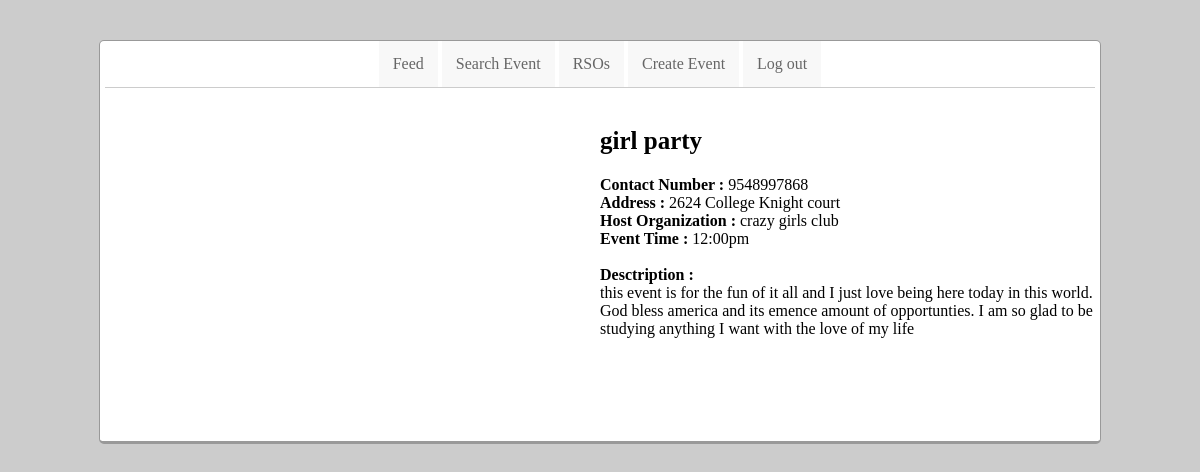
Page /eventResult.php?myHiddenValue=girl party on the committed database.
### tables this page shows
CREATE TABLE `event` (
  `event_id` int(10) UNSIGNED NOT NULL,
  `name` varchar(30) NOT NULL,
  `type` varchar(30) NOT NULL,
  `event_time` varchar(20) NOT NULL,
  `event_date` date NOT NULL,
  `eventLocation` varchar(255) NOT NULL,
  `lat` float NOT NULL,
  `lon` float NOT NULL,
  `university_id` varchar(3) NOT NULL,
  `scope` varchar(30) NOT NULL,
  `eventDesc` varchar(250) NOT NULL,
  `pNum` varchar(25) NOT NULL,
  `rsoAff` varchar(50) NOT NULL
);

### eventResult.php (the view, shortened to what this page needs)
<?php
include("connect.php");
$eventName = htmlspecialchars($_GET["myHiddenValue"]);
$sql = "SELECT * from event WHERE name = '$eventName'";
$result = $con->query($sql);
$unii = $result->fetch_assoc();
$eventLocation = $unii['eventLocation'];
$eventNum = $unii['pNum'];
$eventDes = $unii['eventDesc'];
$rso = $unii['rsoAff'];
$eventTime = $unii['event_time'];
?>
<html>
<head>
  <link rel="stylesheet" href="css/style.css"  />
</head>
<body>
  <div id='wrapper'>
    <div id='menu2'>
      <a href='feed.php'>Feed</a>
      <a href='search.html'>Search Event</a>
      <a href='rso.php'>RSOs</a>
      <a href='create.php'>Create Event</a>
      <a href='login.php'>Log out</a>
    </div>
    <div id="eventPage">
      <div id="title">
      <h2><?php echo $eventName;?></h2>
      <?php echo  "<strong>Contact Number : </strong>" .$eventNum; echo "</br>"?>
      <?php echo "<strong>Address : </strong>" .$eventLocation; echo "</br>";echo "<strong>Host Organization :</strong> $rso </br>";echo "<strong>Event Time : </strong> $eventTime </br></br>";;echo "<strong>Desctription :</strong> </br>";?>
      <?php echo $eventDes; ?>
      </div>
      <div id="map"></div>
    </div>
  </div>
</body>
</html>

### CSS/style.css (style rules this page uses)
body { padding:0; margin:0; background-color: #ccc; }
#menu2 { width:990px; margin:0px auto; text-align:center; border-bottom: 1px solid #CCC; }
#menu2 a { text-decoration:none; display:inline-block; color:#666; padding:14px; background-color:#F8F8F8; }
#wrapper { width:1000px; background-color:#FFF; margin:0px auto; min-height:400px; margin-top:40px; border:1px solid #999; border-bottom:3px solid #999; border-radius:5px; }
#map { height:40%; width:40%; float:left; margin-left: 10px; }
#title { height:40%; width:50%; float:right; }
#title h2 { font-size: 25px; font-weight: bold; }

### rows in the picture
event: pNum "9548997868", eventLocation "2624 College Knight court", rsoAff "crazy girls club", event_time "12:00pm", eventDesc "this event is for the fun of it all and I just love being here today in this world. God bless america and its emence amount of opportunties. I am so glad to be studying anything I want with the love of my life"

### other values in the picture
$eventName "girl party"
